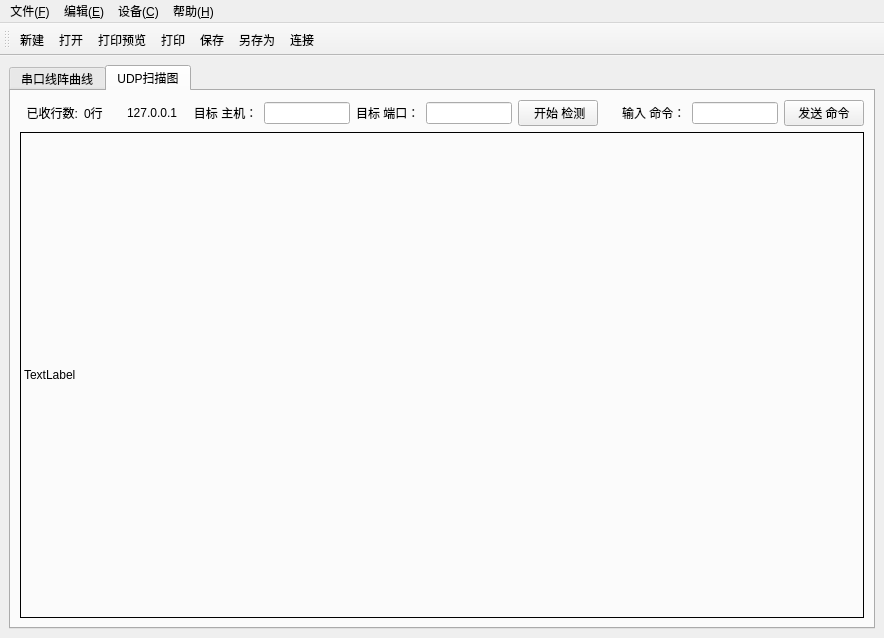
<?xml version="1.0" encoding="UTF-8"?>
<ui version="4.0">
 <class>MainWindowBase</class>
 <widget class="QMainWindow" name="MainWindowBase">
  <property name="geometry">
   <rect>
    <x>0</x>
    <y>0</y>
    <width>884</width>
    <height>638</height>
   </rect>
  </property>
  <property name="windowTitle">
   <string>BIOTIME</string>
  </property>
  <property name="windowIcon">
   <iconset>
    <normaloff>:/images/wizlogo-icon.png</normaloff>:/images/wizlogo-icon.png</iconset>
  </property>
  <widget class="QWidget" name="centralwidget">
   <layout class="QGridLayout" name="gridLayout">
    <item row="0" column="0">
     <widget class="QTabWidget" name="tabWidget">
      <property name="currentIndex">
       <number>1</number>
      </property>
      <widget class="QWidget" name="tab">
       <attribute name="title">
        <string>串口线阵曲线</string>
       </attribute>
       <widget class="QGroupBox" name="groupBox">
        <property name="geometry">
         <rect>
          <x>10</x>
          <y>120</y>
          <width>800</width>
          <height>391</height>
         </rect>
        </property>
        <property name="title">
         <string>曲线</string>
        </property>
       </widget>
       <widget class="QGroupBox" name="groupBox_4">
        <property name="geometry">
         <rect>
          <x>370</x>
          <y>10</y>
          <width>230</width>
          <height>101</height>
         </rect>
        </property>
        <property name="title">
         <string>保存设置</string>
        </property>
        <widget class="QWidget" name="layoutWidget">
         <property name="geometry">
          <rect>
           <x>10</x>
           <y>22</y>
           <width>210</width>
           <height>18</height>
          </rect>
         </property>
         <layout class="QHBoxLayout" name="horizontalLayout" stretch="1,2,2">
          <item>
           <widget class="QLabel" name="label_4">
            <property name="text">
             <string>保存模式:</string>
            </property>
           </widget>
          </item>
          <item>
           <widget class="QRadioButton" name="radioButton_manual">
            <property name="text">
             <string>手动保存</string>
            </property>
            <property name="checked">
             <bool>true</bool>
            </property>
           </widget>
          </item>
          <item>
           <widget class="QRadioButton" name="radioButton_auto">
            <property name="text">
             <string>自动保存</string>
            </property>
           </widget>
          </item>
         </layout>
        </widget>
        <widget class="QWidget" name="layoutWidget_2">
         <property name="geometry">
          <rect>
           <x>10</x>
           <y>46</y>
           <width>211</width>
           <height>18</height>
          </rect>
         </property>
         <layout class="QHBoxLayout" name="horizontalLayout_2" stretch="1,2,2">
          <item>
           <widget class="QLabel" name="label_5">
            <property name="text">
             <string>保存类型:</string>
            </property>
           </widget>
          </item>
          <item>
           <widget class="QRadioButton" name="radioButton_txt">
            <property name="text">
             <string>Txt</string>
            </property>
            <property name="checked">
             <bool>true</bool>
            </property>
           </widget>
          </item>
          <item>
           <widget class="QRadioButton" name="radioButton_excel">
            <property name="text">
             <string>Excel</string>
            </property>
           </widget>
          </item>
         </layout>
        </widget>
        <widget class="QWidget" name="layoutWidget_3">
         <property name="geometry">
          <rect>
           <x>10</x>
           <y>70</y>
           <width>216</width>
           <height>25</height>
          </rect>
         </property>
         <layout class="QHBoxLayout" name="horizontalLayout_4">
          <item>
           <widget class="QPushButton" name="pushButton_autoSavePath">
            <property name="text">
             <string>自动保存路径</string>
            </property>
           </widget>
          </item>
          <item>
           <widget class="QLineEdit" name="lineEdit_autoSavePath">
            <property name="enabled">
             <bool>true</bool>
            </property>
            <property name="readOnly">
             <bool>true</bool>
            </property>
           </widget>
          </item>
         </layout>
        </widget>
       </widget>
       <widget class="QGroupBox" name="groupBox_3">
        <property name="geometry">
         <rect>
          <x>10</x>
          <y>10</y>
          <width>191</width>
          <height>71</height>
         </rect>
        </property>
        <property name="title">
         <string>配置</string>
        </property>
        <layout class="QGridLayout" name="gridLayout_2">
         <item row="0" column="0">
          <widget class="QLabel" name="label_20">
           <property name="text">
            <string>积分：</string>
           </property>
          </widget>
         </item>
         <item row="0" column="1">
          <widget class="QLineEdit" name="LEDTIME_SMP">
           <property name="text">
            <string>80</string>
           </property>
          </widget>
         </item>
         <item row="0" column="2">
          <widget class="QPushButton" name="START">
           <property name="text">
            <string>开始检测</string>
           </property>
          </widget>
         </item>
        </layout>
       </widget>
       <widget class="QPushButton" name="pushButton_clear">
        <property name="geometry">
         <rect>
          <x>770</x>
          <y>90</y>
          <width>75</width>
          <height>23</height>
         </rect>
        </property>
        <property name="text">
         <string>清除曲线</string>
        </property>
       </widget>
       <widget class="QLabel" name="label_currentCurve">
        <property name="geometry">
         <rect>
          <x>300</x>
          <y>90</y>
          <width>61</width>
          <height>21</height>
         </rect>
        </property>
        <property name="text">
         <string/>
        </property>
       </widget>
       <widget class="QLineEdit" name="getdatanum">
        <property name="enabled">
         <bool>false</bool>
        </property>
        <property name="geometry">
         <rect>
          <x>140</x>
          <y>90</y>
          <width>61</width>
          <height>21</height>
         </rect>
        </property>
       </widget>
       <widget class="QGroupBox" name="groupBox_2">
        <property name="enabled">
         <bool>true</bool>
        </property>
        <property name="geometry">
         <rect>
          <x>210</x>
          <y>10</y>
          <width>144</width>
          <height>74</height>
         </rect>
        </property>
        <property name="title">
         <string>定时设置</string>
        </property>
        <layout class="QGridLayout" name="gridLayout_3">
         <item row="0" column="0">
          <widget class="QLabel" name="label_3">
           <property name="text">
            <string>间隔(ms):</string>
           </property>
          </widget>
         </item>
         <item row="0" column="1">
          <widget class="QSpinBox" name="spinBox">
           <property name="minimum">
            <number>100</number>
           </property>
           <property name="maximum">
            <number>600000</number>
           </property>
           <property name="singleStep">
            <number>100</number>
           </property>
          </widget>
         </item>
         <item row="1" column="0">
          <widget class="QRadioButton" name="radioButton_start">
           <property name="text">
            <string>开启</string>
           </property>
          </widget>
         </item>
         <item row="1" column="1">
          <widget class="QRadioButton" name="radioButton_close">
           <property name="text">
            <string>关闭</string>
           </property>
           <property name="checked">
            <bool>true</bool>
           </property>
          </widget>
         </item>
        </layout>
       </widget>
       <widget class="QPushButton" name="savedata">
        <property name="geometry">
         <rect>
          <x>690</x>
          <y>90</y>
          <width>75</width>
          <height>23</height>
         </rect>
        </property>
        <property name="text">
         <string>导出数据</string>
        </property>
       </widget>
       <widget class="QLabel" name="label_2">
        <property name="geometry">
         <rect>
          <x>220</x>
          <y>90</y>
          <width>54</width>
          <height>21</height>
         </rect>
        </property>
        <property name="text">
         <string>当前曲线:</string>
        </property>
       </widget>
       <widget class="QLabel" name="label_7">
        <property name="geometry">
         <rect>
          <x>10</x>
          <y>510</y>
          <width>801</width>
          <height>21</height>
         </rect>
        </property>
        <property name="text">
         <string>辉火电子科技 18366298541/QQ419120601</string>
        </property>
       </widget>
       <widget class="QLabel" name="comp_lb">
        <property name="geometry">
         <rect>
          <x>-20</x>
          <y>850</y>
          <width>941</width>
          <height>28</height>
         </rect>
        </property>
        <property name="font">
         <font>
          <family>宋体</family>
          <pointsize>16</pointsize>
         </font>
        </property>
        <property name="styleSheet">
         <string notr="true">color: rgb(0, 135, 225);</string>
        </property>
        <property name="text">
         <string/>
        </property>
        <property name="alignment">
         <set>Qt::AlignCenter</set>
        </property>
       </widget>
       <widget class="QPushButton" name="fitscale">
        <property name="geometry">
         <rect>
          <x>610</x>
          <y>90</y>
          <width>75</width>
          <height>23</height>
         </rect>
        </property>
        <property name="text">
         <string>合适比例</string>
        </property>
       </widget>
       <widget class="QLabel" name="label">
        <property name="geometry">
         <rect>
          <x>60</x>
          <y>90</y>
          <width>81</width>
          <height>21</height>
         </rect>
        </property>
        <property name="text">
         <string>接收到数据：</string>
        </property>
       </widget>
       <widget class="QGroupBox" name="groupBox_5">
        <property name="geometry">
         <rect>
          <x>610</x>
          <y>10</y>
          <width>180</width>
          <height>71</height>
         </rect>
        </property>
        <property name="title">
         <string>图表设置</string>
        </property>
        <layout class="QHBoxLayout" name="horizontalLayout_3">
         <property name="spacing">
          <number>6</number>
         </property>
         <property name="bottomMargin">
          <number>9</number>
         </property>
         <item>
          <widget class="QLabel" name="label_6">
           <property name="text">
            <string>显示模式:</string>
           </property>
          </widget>
         </item>
         <item>
          <widget class="QRadioButton" name="radioButton_single">
           <property name="text">
            <string>单条</string>
           </property>
           <property name="checked">
            <bool>true</bool>
           </property>
          </widget>
         </item>
         <item>
          <widget class="QRadioButton" name="radioButton_multi">
           <property name="text">
            <string>15条</string>
           </property>
          </widget>
         </item>
        </layout>
       </widget>
      </widget>
      <widget class="QWidget" name="tab_2">
       <attribute name="title">
        <string>UDP扫描图</string>
       </attribute>
       <layout class="QVBoxLayout" name="verticalLayout" stretch="0,1">
        <item>
         <layout class="QHBoxLayout" name="horizontalLayout_5">
          <item>
           <widget class="QLabel" name="label_11">
            <property name="text">
             <string>  已收行数:</string>
            </property>
           </widget>
          </item>
          <item>
           <widget class="QLabel" name="label_lineCounts">
            <property name="text">
             <string>0行</string>
            </property>
           </widget>
          </item>
          <item>
           <spacer name="horizontalSpacer_2">
            <property name="orientation">
             <enum>Qt::Horizontal</enum>
            </property>
            <property name="sizeHint" stdset="0">
             <size>
              <width>40</width>
              <height>20</height>
             </size>
            </property>
           </spacer>
          </item>
          <item>
           <widget class="QLabel" name="label_local">
            <property name="text">
             <string>127.0.0.1</string>
            </property>
           </widget>
          </item>
          <item>
           <widget class="QLabel" name="label_8">
            <property name="text">
             <string>   目标 主机：</string>
            </property>
           </widget>
          </item>
          <item>
           <widget class="QLineEdit" name="lineEdit_ip"/>
          </item>
          <item>
           <widget class="QLabel" name="label_9">
            <property name="text">
             <string>目标 端口：</string>
            </property>
           </widget>
          </item>
          <item>
           <widget class="QLineEdit" name="lineEdit_port"/>
          </item>
          <item>
           <widget class="QPushButton" name="pushButton_start_udp">
            <property name="text">
             <string> 开始 检测</string>
            </property>
           </widget>
          </item>
          <item>
           <spacer name="horizontalSpacer">
            <property name="orientation">
             <enum>Qt::Horizontal</enum>
            </property>
            <property name="sizeHint" stdset="0">
             <size>
              <width>40</width>
              <height>20</height>
             </size>
            </property>
           </spacer>
          </item>
          <item>
           <widget class="QLabel" name="label_10">
            <property name="text">
             <string>输入 命令：</string>
            </property>
           </widget>
          </item>
          <item>
           <widget class="QLineEdit" name="lineEdit_cmd"/>
          </item>
          <item>
           <widget class="QPushButton" name="pushButton_cmd">
            <property name="text">
             <string>发送 命令</string>
            </property>
           </widget>
          </item>
         </layout>
        </item>
        <item>
         <widget class="QLabel" name="label_grayImage">
          <property name="frameShape">
           <enum>QFrame::Box</enum>
          </property>
          <property name="text">
           <string>TextLabel</string>
          </property>
         </widget>
        </item>
       </layout>
      </widget>
     </widget>
    </item>
   </layout>
  </widget>
  <widget class="QMenuBar" name="menubar">
   <property name="geometry">
    <rect>
     <x>0</x>
     <y>0</y>
     <width>884</width>
     <height>22</height>
    </rect>
   </property>
   <widget class="QMenu" name="menu_File">
    <property name="title">
     <string>文件(&amp;F)</string>
    </property>
    <addaction name="atNew"/>
    <addaction name="atOpen"/>
    <addaction name="atSave"/>
    <addaction name="atSaveAs"/>
    <addaction name="printPreviewAction"/>
    <addaction name="printAction"/>
    <addaction name="quitAction"/>
   </widget>
   <widget class="QMenu" name="menu_E">
    <property name="title">
     <string>编辑(&amp;E)</string>
    </property>
    <addaction name="atCopy"/>
    <addaction name="atPaste"/>
    <addaction name="atDele"/>
   </widget>
   <widget class="QMenu" name="menu_H">
    <property name="title">
     <string>帮助(&amp;H)</string>
    </property>
    <addaction name="atManual"/>
    <addaction name="atAbout"/>
   </widget>
   <widget class="QMenu" name="menu_C">
    <property name="title">
     <string>设备(&amp;C)</string>
    </property>
    <addaction name="atSet"/>
    <addaction name="atConnect"/>
   </widget>
   <addaction name="menu_File"/>
   <addaction name="menu_E"/>
   <addaction name="menu_C"/>
   <addaction name="menu_H"/>
  </widget>
  <widget class="QToolBar" name="toolBar">
   <property name="windowTitle">
    <string>toolBar</string>
   </property>
   <attribute name="toolBarArea">
    <enum>TopToolBarArea</enum>
   </attribute>
   <attribute name="toolBarBreak">
    <bool>false</bool>
   </attribute>
   <addaction name="atNew"/>
   <addaction name="atOpen"/>
   <addaction name="printPreviewAction"/>
   <addaction name="printAction"/>
   <addaction name="atSave"/>
   <addaction name="atSaveAs"/>
   <addaction name="atConnect"/>
  </widget>
  <action name="printAction">
   <property name="enabled">
    <bool>true</bool>
   </property>
   <property name="icon">
    <iconset resource="images/images.qrc">
     <normaloff>:/images/Action.png</normaloff>:/images/Action.png</iconset>
   </property>
   <property name="text">
    <string>打印</string>
   </property>
   <property name="shortcut">
    <string>Ctrl+P</string>
   </property>
  </action>
  <action name="quitAction">
   <property name="text">
    <string>退出</string>
   </property>
   <property name="shortcut">
    <string>Ctrl+Q</string>
   </property>
  </action>
  <action name="markAction">
   <property name="text">
    <string>&amp;Mark</string>
   </property>
   <property name="shortcut">
    <string>Ctrl+M</string>
   </property>
  </action>
  <action name="unmarkAction">
   <property name="text">
    <string>&amp;Unmark</string>
   </property>
   <property name="shortcut">
    <string>Ctrl+U</string>
   </property>
  </action>
  <action name="clearAction">
   <property name="text">
    <string>&amp;Clear</string>
   </property>
  </action>
  <action name="printPreviewAction">
   <property name="enabled">
    <bool>true</bool>
   </property>
   <property name="icon">
    <iconset resource="images/images.qrc">
     <normaloff>:/images/PreviewAction.png</normaloff>:/images/PreviewAction.png</iconset>
   </property>
   <property name="text">
    <string>打印预览</string>
   </property>
  </action>
  <action name="actionBackup_File">
   <property name="text">
    <string>Backup File</string>
   </property>
  </action>
  <action name="atNew">
   <property name="icon">
    <iconset resource="images/images.qrc">
     <normaloff>:/images/edit.png</normaloff>:/images/edit.png</iconset>
   </property>
   <property name="text">
    <string>新建</string>
   </property>
  </action>
  <action name="atSave">
   <property name="icon">
    <iconset resource="images/images.qrc">
     <normaloff>:/images/backup.png</normaloff>:/images/backup.png</iconset>
   </property>
   <property name="text">
    <string>保存</string>
   </property>
  </action>
  <action name="atSaveAs">
   <property name="icon">
    <iconset resource="images/images.qrc">
     <normaloff>:/images/saveas.png</normaloff>:/images/saveas.png</iconset>
   </property>
   <property name="text">
    <string>另存为</string>
   </property>
  </action>
  <action name="atOpen">
   <property name="icon">
    <iconset resource="images/images.qrc">
     <normaloff>:/images/open.png</normaloff>:/images/open.png</iconset>
   </property>
   <property name="text">
    <string>打开</string>
   </property>
  </action>
  <action name="atCopy">
   <property name="icon">
    <iconset resource="images/images.qrc">
     <normaloff>:/images/copy.png</normaloff>:/images/copy.png</iconset>
   </property>
   <property name="text">
    <string>复制</string>
   </property>
  </action>
  <action name="atPaste">
   <property name="text">
    <string>粘贴</string>
   </property>
  </action>
  <action name="atDele">
   <property name="icon">
    <iconset resource="images/images.qrc">
     <normaloff>:/images/clear.png</normaloff>:/images/clear.png</iconset>
   </property>
   <property name="text">
    <string>删除</string>
   </property>
  </action>
  <action name="atAbout">
   <property name="text">
    <string>关于</string>
   </property>
  </action>
  <action name="atManual">
   <property name="text">
    <string>手册</string>
   </property>
  </action>
  <action name="atSet">
   <property name="text">
    <string>设置</string>
   </property>
   <property name="toolTip">
    <string>设置</string>
   </property>
  </action>
  <action name="atConnect">
   <property name="icon">
    <iconset resource="images/images.qrc">
     <normaloff>:/images/apply.png</normaloff>:/images/apply.png</iconset>
   </property>
   <property name="text">
    <string>连接</string>
   </property>
   <property name="toolTip">
    <string>连接</string>
   </property>
  </action>
  <action name="actionPRGO">
   <property name="text">
    <string>PROG</string>
   </property>
  </action>
  <action name="actionHCG">
   <property name="text">
    <string>HCG</string>
   </property>
  </action>
 </widget>
 <resources>
  <include location="images/images.qrc"/>
 </resources>
 <connections/>
</ui>
